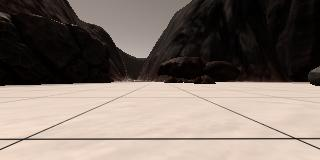
#> input picture my_calibration_images/example_grid1.jpg, 320 x 160 px
$ jupyter execute --allow-errors Rover_Project_Test_Notebook.ipynb   (shell and % lines are left out)   (older library calls are emulated)
#> lines starting #> are read from the running program, lines starting #| are printed output that depends on the picture
## Rover Project Test Notebook
This notebook contains the functions from the lesson and provides the scaffolding you need to test out your mapping methods.  The steps you need to complete in this notebook for the project are the following:

* First just run each of the cells in the notebook, examine the code and the results of each.
* Run the simulator in "Training Mode" and record some data. Note: the simulator may crash if you try to record a large (longer than a few minutes) dataset, but you don't need a ton of data, just some example images to work with.
* Change the data directory path (2 cells below) to be the directory where you saved data
* Test out the functions provided on your data
* Write new functions (or modify existing ones) to report and map out detections of obstacles and rock samples (yellow rocks)
* Populate the `process_image()` function with the appropriate steps/functions to go from a raw image to a worldmap.
* Run the cell that calls `process_image()` using `moviepy` functions to create video output
* Once you have mapping working, move on to modifying `perception.py` and `decision.py` to allow your rover to navigate and map in autonomous mode!

**Note: If, at any point, you encounter frozen display windows or other confounding issues, you can always start again with a clean slate by going to the "Kernel" menu above and selecting "Restart & Clear Output".**

**Run the next cell to get code highlighting in the markdown cells.**

[cell 1]
#%matplotlib qt # Choose %matplotlib qt to plot to an interactive window (note it may show up behind your browser)
# Make some of the relevant imports
import cv2 # OpenCV for perspective transform
import numpy as np
import matplotlib.image as mpimg
import matplotlib.pyplot as plt
import scipy.misc # For saving images as needed
import glob  # For reading in a list of images from a folder
import imageio
#> (the rest of this cell did not finish here and is left out)

## Quick Look at the Data
There's some example data provided in the `test_dataset` folder.  This basic dataset is enough to get you up and running but if you want to hone your methods more carefully you should record some data of your own to sample various scenarios in the simulator.

Next, read in and display a random image from the `test_dataset` folder

[cell 2]
path = '../my_test_dataset/IMG/*'
img_list = glob.glob(path)
# Grab a random image and display it
#> (the rest of this cell did not finish here and is left out)

## Calibration Data
Read in and display example grid and rock sample calibration images.  You'll use the grid for perspective transform and the rock image for creating a new color selection that identifies these samples of interest.

[cell 3]
# In the simulator you can toggle on a grid on the ground for calibration
# You can also toggle on the rock samples with the 0 (zero) key.
# Here's an example of the grid and one of the rocks
example_grid = '../my_calibration_images/example_grid1.jpg'
example_rock = '../my_calibration_images/example_rock2.jpg'
grid_img = mpimg.imread(example_grid)
#> grid_img is the input picture: shape (160, 320, 3); mean R, G, B 127.2, 115, 106.9
rock_img = mpimg.imread(example_rock)
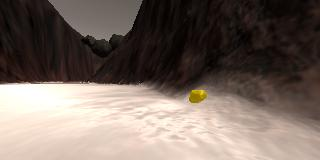
#> input picture my_calibration_images/example_rock2.jpg, 320 x 160 px
#> rock_img is the input picture: shape (160, 320, 3); mean R, G, B 119.6, 106.3, 98

fig = plt.figure(figsize=(12,3))
plt.subplot(121)
plt.imshow(grid_img)
plt.subplot(122)
plt.imshow(rock_img)
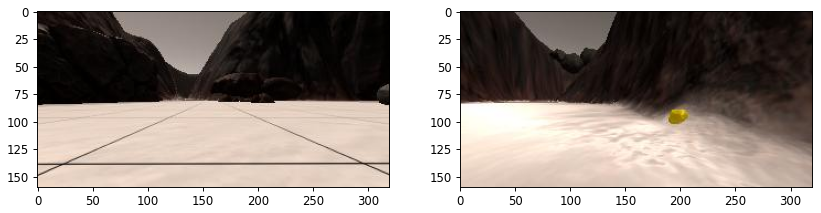
#> figure drawn by matplotlib, 2 panels
